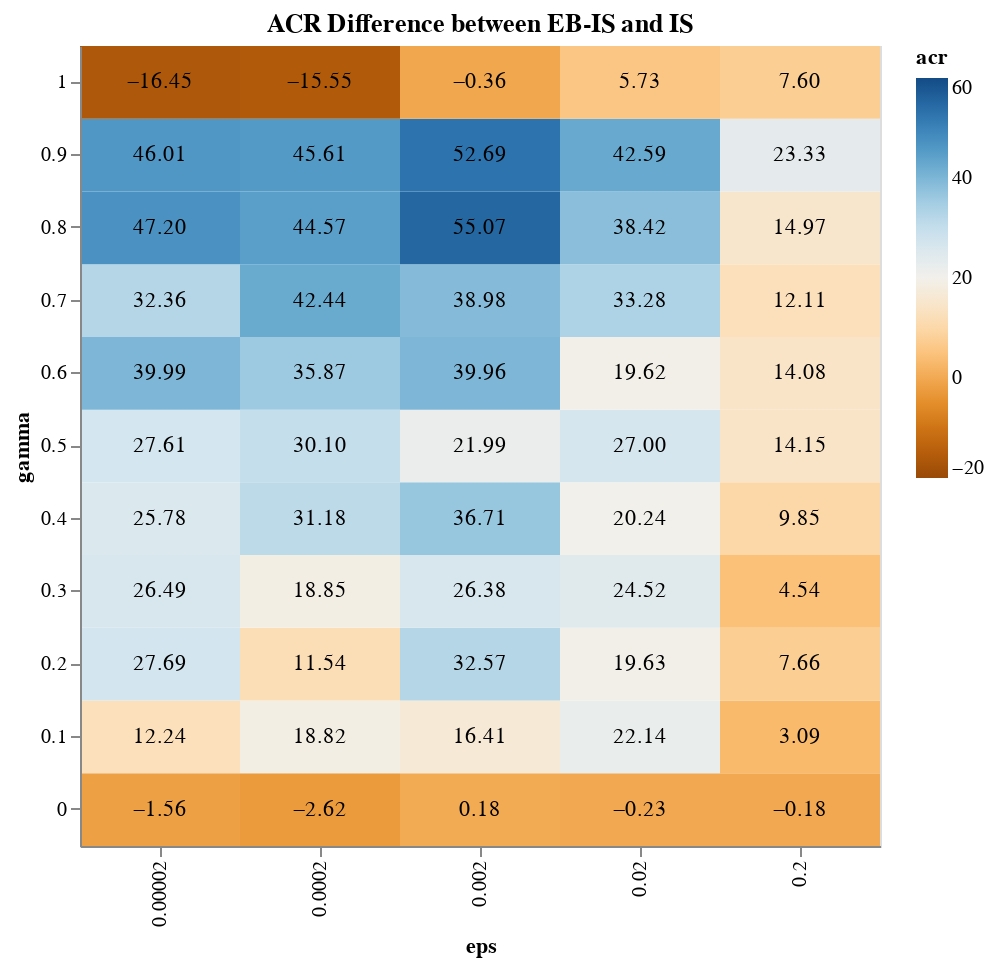

This figure's notebook cell:
### Code cell
data = load_and_process()
filtered = filter(data, "z", 50)
#filtered = filter(filtered, "eps", 0.0002)
filtered = filter(filtered, "chi", 0.00002)

new_cols = ["gamma", "eps", "acr"]
#new_cols = ["gamma", "chi", "acr"]
new_df = pd.DataFrame(columns=new_cols)

gammas = [round(a, 2) for a in np.arange(0, 1.01, 0.1)]
epsilons = [0.00002, 0.0002, 0.002, 0.02, 0.2]
#chis = [0.00002, 0.0002, 0.002, 0.02, 0.2]

for gamma in gammas:
    for epsilon in epsilons:
    #for chi in chis:
        super_filtered = filtered[(filtered.gamma == gamma) & (filtered.eps == epsilon)]
        #super_filtered = filtered[(filtered.gamma == gamma) & (filtered.chi == chi)]
        
        mean_acr_nice: float = super_filtered[super_filtered.EBNorm=="IS Empirical"].acr.mean()
        mean_acr_normal: float = super_filtered[super_filtered.EBNorm=="IS normal"].acr.mean()
        new_df.loc[len(new_df)] = [gamma, epsilon, mean_acr_nice-mean_acr_normal]
        #new_df.loc[len(new_df)] = [gamma, chi, mean_acr_nice-mean_acr_normal]
        
        
feature: str = "acr" + ":Q"
            
heatmap = alt.Chart(new_df).mark_rect().encode(
    x='eps:O',
    #x='chi:O',
    y=alt.Y('gamma:O', sort=alt.EncodingSortField('gamma', order='descending')),
    color=alt.Color(feature, scale=alt.Scale(domain=[-20,60], scheme='blueorange'), sort="descending")
    #color=feature
).properties(
    height=400,
    width=400,
    title = "ACR Difference between EB-IS and IS"
)

text = heatmap.mark_text().encode(
    text=alt.Text(feature, format=".2f"),
    color=alt.value('black')
)

heatmap + text

### Figure 1 — Vega-Lite specification as saved in the notebook (floating-point values rounded to 4 significant figures)
{"config": {"view": {"continuousWidth": 400, "continuousHeight": 300}}, "layer": [{"mark": "rect", "encoding": {"color": {"field": "acr", "scale": {"domain": [-20, 60], "scheme": "blueorange"}, "sort": "descending", "type": "quantitative"}, "x": {"field": "eps", "type": "ordinal"}, "y": {"field": "gamma", "sort": {"field": "gamma", "order": "descending"}, "type": "ordinal"}}, "height": 400, "title": "ACR Difference between EB-IS and IS", "width": 400}, {"mark": "text", "encoding": {"color": {"value": "black"}, "text": {"field": "acr", "format": ".2f", "type": "quantitative"}, "x": {"field": "eps", "type": "ordinal"}, "y": {"field": "gamma", "sort": {"field": "gamma", "order": "descending"}, "type": "ordinal"}}, "height": 400, "title": "ACR Difference between EB-IS and IS", "width": 400}], "data": {"name": "data-2b38d35cc0a554cc16ed011c0f4cc6d2"}, "$schema": "https://vega.github.io/schema/vega-lite/v4.17.0.json", "datasets": {"data-2b38d35cc0a554cc16ed011c0f4cc6d2": [{"gamma": 0.0, "eps": 2e-05, "acr": -1.563}, {"gamma": 0.0, "eps": 0.0002, "acr": -2.625}, {"gamma": 0.0, "eps": 0.002, "acr": 0.1794}, {"gamma": 0.0, "eps": 0.02, "acr": -0.2288}, {"gamma": 0.0, "eps": 0.2, "acr": -0.1768}, {"gamma": 0.1, "eps": 2e-05, "acr": 12.24}, {"gamma": 0.1, "eps": 0.0002, "acr": 18.82}, {"gamma": 0.1, "eps": 0.002, "acr": 16.41}, {"gamma": 0.1, "eps": 0.02, "acr": 22.14}, {"gamma": 0.1, "eps": 0.2, "acr": 3.088}, {"gamma": 0.2, "eps": 2e-05, "acr": 27.69}, {"gamma": 0.2, "eps": 0.0002, "acr": 11.54}, {"gamma": 0.2, "eps": 0.002, "acr": 32.57}, {"gamma": 0.2, "eps": 0.02, "acr": 19.63}, {"gamma": 0.2, "eps": 0.2, "acr": 7.663}, {"gamma": 0.3, "eps": 2e-05, "acr": 26.49}, {"gamma": 0.3, "eps": 0.0002, "acr": 18.85}, {"gamma": 0.3, "eps": 0.002, "acr": 26.38}, {"gamma": 0.3, "eps": 0.02, "acr": 24.52}, {"gamma": 0.3, "eps": 0.2, "acr": 4.541}, {"gamma": 0.4, "eps": 2e-05, "acr": 25.78}, {"gamma": 0.4, "eps": 0.0002, "acr": 31.18}, {"gamma": 0.4, "eps": 0.002, "acr": 36.71}, {"gamma": 0.4, "eps": 0.02, "acr": 20.24}, {"gamma": 0.4, "eps": 0.2, "acr": 9.854}, {"gamma": 0.5, "eps": 2e-05, "acr": 27.61}, {"gamma": 0.5, "eps": 0.0002, "acr": 30.1}, {"gamma": 0.5, "eps": 0.002, "acr": 21.99}, {"gamma": 0.5, "eps": 0.02, "acr": 27.0}, {"gamma": 0.5, "eps": 0.2, "acr": 14.15}, {"gamma": 0.6, "eps": 2e-05, "acr": 39.99}, {"gamma": 0.6, "eps": 0.0002, "acr": 35.87}, {"gamma": 0.6, "eps": 0.002, "acr": 39.96}, {"gamma": 0.6, "eps": 0.02, "acr": 19.62}, {"gamma": 0.6, "eps": 0.2, "acr": 14.08}, {"gamma": 0.7, "eps": 2e-05, "acr": 32.36}, {"gamma": 0.7, "eps": 0.0002, "acr": 42.44}, {"gamma": 0.7, "eps": 0.002, "acr": 38.98}, {"gamma": 0.7, "eps": 0.02, "acr": 33.28}, {"gamma": 0.7, "eps": 0.2, "acr": 12.11}, {"gamma": 0.8, "eps": 2e-05, "acr": 47.2}, {"gamma": 0.8, "eps": 0.0002, "acr": 44.57}, {"gamma": 0.8, "eps": 0.002, "acr": 55.07}, {"gamma": 0.8, "eps": 0.02, "acr": 38.42}, {"gamma": 0.8, "eps": 0.2, "acr": 14.97}, {"gamma": 0.9, "eps": 2e-05, "acr": 46.01}, {"gamma": 0.9, "eps": 0.0002, "acr": 45.61}, {"gamma": 0.9, "eps": 0.002, "acr": 52.69}, {"gamma": 0.9, "eps": 0.02, "acr": 42.59}, {"gamma": 0.9, "eps": 0.2, "acr": 23.33}, {"gamma": 1.0, "eps": 2e-05, "acr": -16.45}, {"gamma": 1.0, "eps": 0.0002, "acr": -15.55}, {"gamma": 1.0, "eps": 0.002, "acr": -0.3644}, {"gamma": 1.0, "eps": 0.02, "acr": 5.73}, {"gamma": 1.0, "eps": 0.2, "acr": 7.604}]}}
